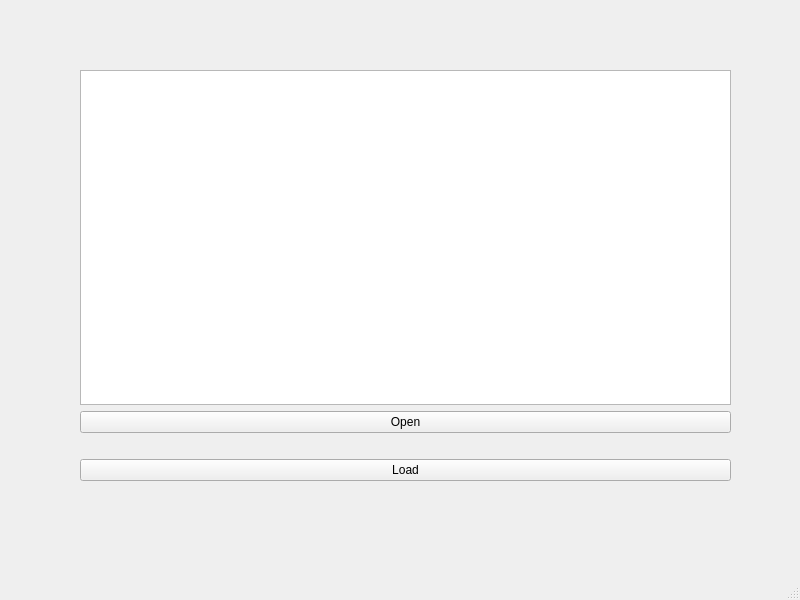
<?xml version="1.0" encoding="UTF-8"?>
<ui version="4.0">
 <class>MainWindow</class>
 <widget class="QMainWindow" name="MainWindow">
  <property name="geometry">
   <rect>
    <x>0</x>
    <y>0</y>
    <width>800</width>
    <height>600</height>
   </rect>
  </property>
  <property name="windowTitle">
   <string>MainWindow</string>
  </property>
  <widget class="QWidget" name="centralwidget">
   <widget class="QWidget" name="">
    <property name="geometry">
     <rect>
      <x>80</x>
      <y>70</y>
      <width>651</width>
      <height>411</height>
     </rect>
    </property>
    <layout class="QVBoxLayout" name="verticalLayout">
     <item>
      <widget class="PlotWidget" name="grPlot"/>
     </item>
     <item>
      <widget class="QPushButton" name="btnOpen">
       <property name="text">
        <string>Open</string>
       </property>
      </widget>
     </item>
     <item>
      <widget class="QLabel" name="fileDir">
       <property name="text">
        <string/>
       </property>
      </widget>
     </item>
     <item>
      <widget class="QPushButton" name="btnLoad">
       <property name="text">
        <string>Load</string>
       </property>
      </widget>
     </item>
    </layout>
   </widget>
  </widget>
  <widget class="QMenuBar" name="menubar">
   <property name="geometry">
    <rect>
     <x>0</x>
     <y>0</y>
     <width>800</width>
     <height>21</height>
    </rect>
   </property>
  </widget>
  <widget class="QStatusBar" name="statusbar"/>
 </widget>
 <customwidgets>
  <customwidget>
   <class>PlotWidget</class>
   <extends>QGraphicsView</extends>
   <header>pyqtgraph</header>
  </customwidget>
 </customwidgets>
 <resources/>
 <connections/>
</ui>
